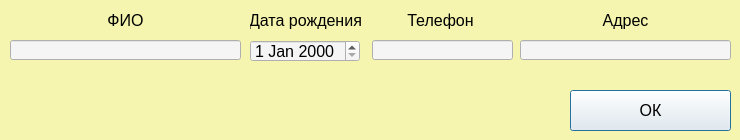
<?xml version="1.0" encoding="UTF-8"?>
<ui version="4.0">
 <class>Dialog</class>
 <widget class="QDialog" name="Dialog">
  <property name="geometry">
   <rect>
    <x>0</x>
    <y>0</y>
    <width>740</width>
    <height>140</height>
   </rect>
  </property>
  <property name="windowTitle">
   <string>Dialog</string>
  </property>
  <property name="styleSheet">
   <string notr="true">background-color: rgb(245, 245, 175)</string>
  </property>
  <widget class="QLineEdit" name="name">
   <property name="geometry">
    <rect>
     <x>10</x>
     <y>40</y>
     <width>231</width>
     <height>20</height>
    </rect>
   </property>
   <property name="styleSheet">
    <string notr="true">font-size: 16px;
font: &quot;Yu Gothic UI Semibold&quot;;
background-color: rgb(245, 245, 245)</string>
   </property>
   <property name="text">
    <string/>
   </property>
  </widget>
  <widget class="QDateEdit" name="dateEdit">
   <property name="geometry">
    <rect>
     <x>250</x>
     <y>40</y>
     <width>110</width>
     <height>22</height>
    </rect>
   </property>
   <property name="styleSheet">
    <string notr="true">font-size: 16px;
font: &quot;Yu Gothic UI Semibold&quot;;
background-color: rgb(245, 245, 245)</string>
   </property>
  </widget>
  <widget class="QLineEdit" name="phone">
   <property name="geometry">
    <rect>
     <x>372</x>
     <y>40</y>
     <width>141</width>
     <height>20</height>
    </rect>
   </property>
   <property name="styleSheet">
    <string notr="true">font-size: 16px;
font: &quot;Yu Gothic UI Semibold&quot;;
background-color: rgb(245, 245, 245)</string>
   </property>
   <property name="text">
    <string/>
   </property>
  </widget>
  <widget class="QLineEdit" name="addres">
   <property name="geometry">
    <rect>
     <x>520</x>
     <y>40</y>
     <width>211</width>
     <height>20</height>
    </rect>
   </property>
   <property name="styleSheet">
    <string notr="true">font-size: 16px;
font: &quot;Yu Gothic UI Semibold&quot;;
background-color: rgb(245, 245, 245)</string>
   </property>
   <property name="text">
    <string/>
   </property>
  </widget>
  <widget class="QLabel" name="label_3">
   <property name="geometry">
    <rect>
     <x>10</x>
     <y>10</y>
     <width>231</width>
     <height>20</height>
    </rect>
   </property>
   <property name="styleSheet">
    <string notr="true">color: rgb(0, 0, 0);
font-size: 16px;
font: &quot;Arial Black&quot;;</string>
   </property>
   <property name="text">
    <string>ФИО</string>
   </property>
   <property name="alignment">
    <set>Qt::AlignCenter</set>
   </property>
  </widget>
  <widget class="QLabel" name="label_5">
   <property name="geometry">
    <rect>
     <x>250</x>
     <y>10</y>
     <width>111</width>
     <height>20</height>
    </rect>
   </property>
   <property name="styleSheet">
    <string notr="true">color: rgb(0, 0, 0);
font-size: 16px;
font: &quot;Arial Black&quot;;</string>
   </property>
   <property name="text">
    <string>Дата рождения</string>
   </property>
   <property name="alignment">
    <set>Qt::AlignCenter</set>
   </property>
  </widget>
  <widget class="QLabel" name="label_7">
   <property name="geometry">
    <rect>
     <x>370</x>
     <y>10</y>
     <width>141</width>
     <height>20</height>
    </rect>
   </property>
   <property name="styleSheet">
    <string notr="true">color: rgb(0, 0, 0);
font-size: 16px;
font: &quot;Arial Black&quot;;</string>
   </property>
   <property name="text">
    <string>Телефон</string>
   </property>
   <property name="alignment">
    <set>Qt::AlignCenter</set>
   </property>
  </widget>
  <widget class="QLabel" name="label_8">
   <property name="geometry">
    <rect>
     <x>520</x>
     <y>10</y>
     <width>211</width>
     <height>20</height>
    </rect>
   </property>
   <property name="styleSheet">
    <string notr="true">color: rgb(0, 0, 0);
font-size: 16px;
font: &quot;Arial Black&quot;;</string>
   </property>
   <property name="text">
    <string>Адрес</string>
   </property>
   <property name="alignment">
    <set>Qt::AlignCenter</set>
   </property>
  </widget>
  <widget class="QPushButton" name="OKbutton">
   <property name="geometry">
    <rect>
     <x>570</x>
     <y>90</y>
     <width>161</width>
     <height>41</height>
    </rect>
   </property>
   <property name="styleSheet">
    <string notr="true">font-size: 16px;
font: &quot;Yu Gothic UI Semibold&quot;;
background-color: rgb(245, 245, 245)</string>
   </property>
   <property name="text">
    <string>ОК</string>
   </property>
  </widget>
  <widget class="QLabel" name="error">
   <property name="geometry">
    <rect>
     <x>10</x>
     <y>100</y>
     <width>541</width>
     <height>21</height>
    </rect>
   </property>
   <property name="styleSheet">
    <string notr="true">color: red;
font-size: 16px;
font: 16pt &quot;Franklin Gothic Demi&quot;;</string>
   </property>
   <property name="text">
    <string/>
   </property>
   <property name="alignment">
    <set>Qt::AlignCenter</set>
   </property>
  </widget>
 </widget>
 <resources/>
 <connections/>
</ui>
